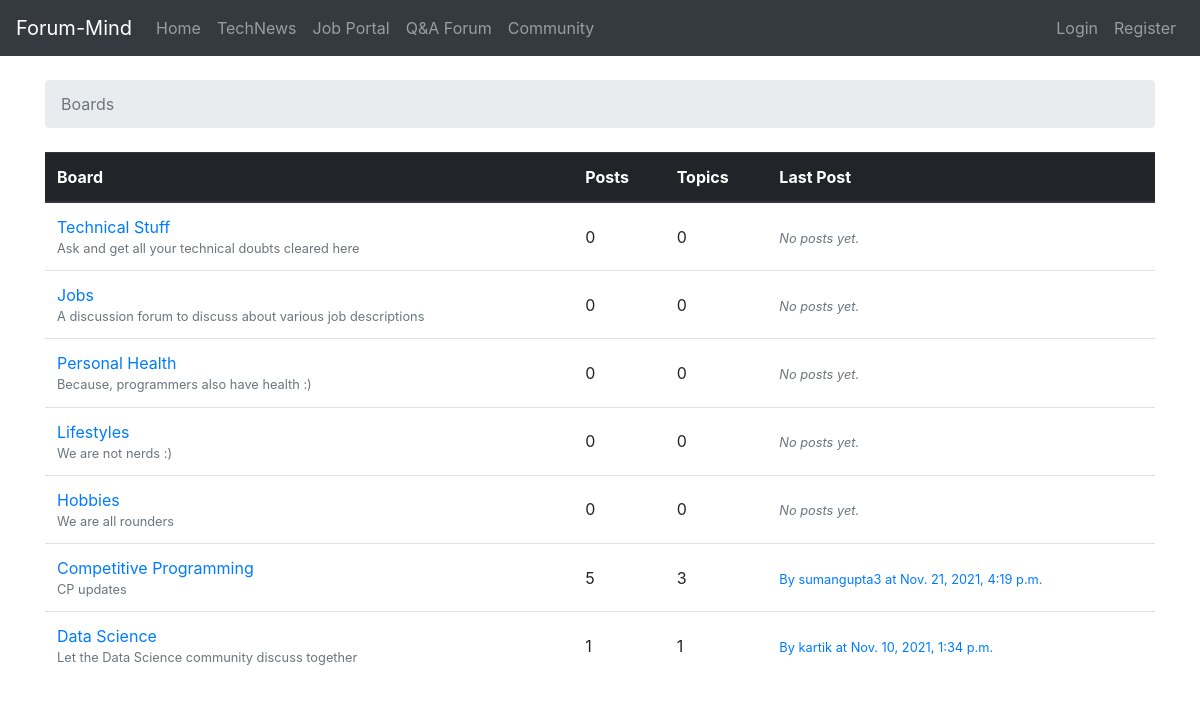
Page /forums/ on the committed database.
### forums/models.py (models this page shows, shortened)
class Board(models.Model):
    name = models.CharField(max_length=30, unique=True)
    description = models.CharField(max_length=100)
    def get_posts_count(self):
        return Post.objects.filter(topic__board=self).count()
    def get_last_post(self):
        return Post.objects.filter(topic__board=self).order_by('-created_at').first()

class Post(models.Model):
    message = models.TextField(max_length=4000)
    topic = models.ForeignKey(
        Topic,
        on_delete=models.CASCADE,
        related_name='posts',
    )
    created_at = models.DateTimeField(auto_now_add=True)
    updated_at = models.DateTimeField(null=True)
    created_by = models.ForeignKey(
        settings.AUTH_USER_MODEL,
        on_delete=models.CASCADE,
        related_name='posts',
    )
    updated_by = models.ForeignKey(
        settings.AUTH_USER_MODEL,
        on_delete=models.CASCADE,
        null=True,
        related_name='+',
    )

### forums/views.py (the view)
# urls.py: path('',views.BoardListView.as_view(),name='home'),
class BoardListView(ListView):
    template_name = 'forums/home.html'
    model = Board

### forums/templates/forums/home.html (shortened to what this page needs)
{% extends 'forums/base.html' %}
{% block breadcrumb %}
<li class="breadcrumb-item active">
    Boards
</li>
{% endblock %}
{% block content %}
<table class="table">
    <thead class="thead-dark">
        <tr>
            <th>Board</th>
            <th>Posts</th>
            <th>Topics</th>
            <th>Last Post</th>
        </tr>
    </thead>
    <tbody>
        {% for board in object_list %}
            <tr>
                <td>
                    <a href="{% url 'board_topics' board.pk %}">
                        {{ board.name }}
                    </a>
                    <small class="text-muted d-block">
                        {{ board.description }}
                    </small>
                </td>
                <td class="align-middle">{{ board.get_posts_count }}</td>
                <td class="align-middle">{{ board.topics.count }}</td>
                <td class="align-middle">
                    {% with post=board.get_last_post %}
                        {% if post %}
                            <small>
                                <a href="{% url 'topic_posts' board.pk post.topic.pk %}">
                                    By {{ post.created_by.username }} at {{ post.created_at }}
                                </a>
                            </small>
                        {% else %}
                            <small class="text-muted">
                                <em>No posts yet.</em>
                            </small>
                        {% endif %}
                    {% endwith %}
                </td>
            </tr>
        {% endfor %}
    </tbody>
</table>
{% endblock %}

### rows in the picture
Board: name "Technical Stuff", description "Ask and get all your technical doubts cleared here", get_posts_count "0", topics.count "0", shows "No posts yet."
Board: name "Jobs", description "A discussion forum to discuss about various job descriptions", get_posts_count "0", topics.count "0", shows "No posts yet."
Board: name "Personal Health", description "Because, programmers also have health :)", get_posts_count "0", topics.count "0", shows "No posts yet."
Board: name "Lifestyles", description "We are not nerds :)", get_posts_count "0", topics.count "0", shows "No posts yet."
Board: name "Hobbies", description "We are all rounders", get_posts_count "0", topics.count "0", shows "No posts yet."
Board: name "Competitive Programming", description "CP updates", get_posts_count "5", topics.count "3", get_last_post.created_by.username "sumangupta3", get_last_post.created_at "Nov. 21, 2021, 4:19 p.m."
Board: name "Data Science", description "Let the Data Science community discuss together", get_posts_count "1", topics.count "1", get_last_post.created_by.username "kartik", get_last_post.created_at "Nov. 10, 2021, 1:34 p.m."
